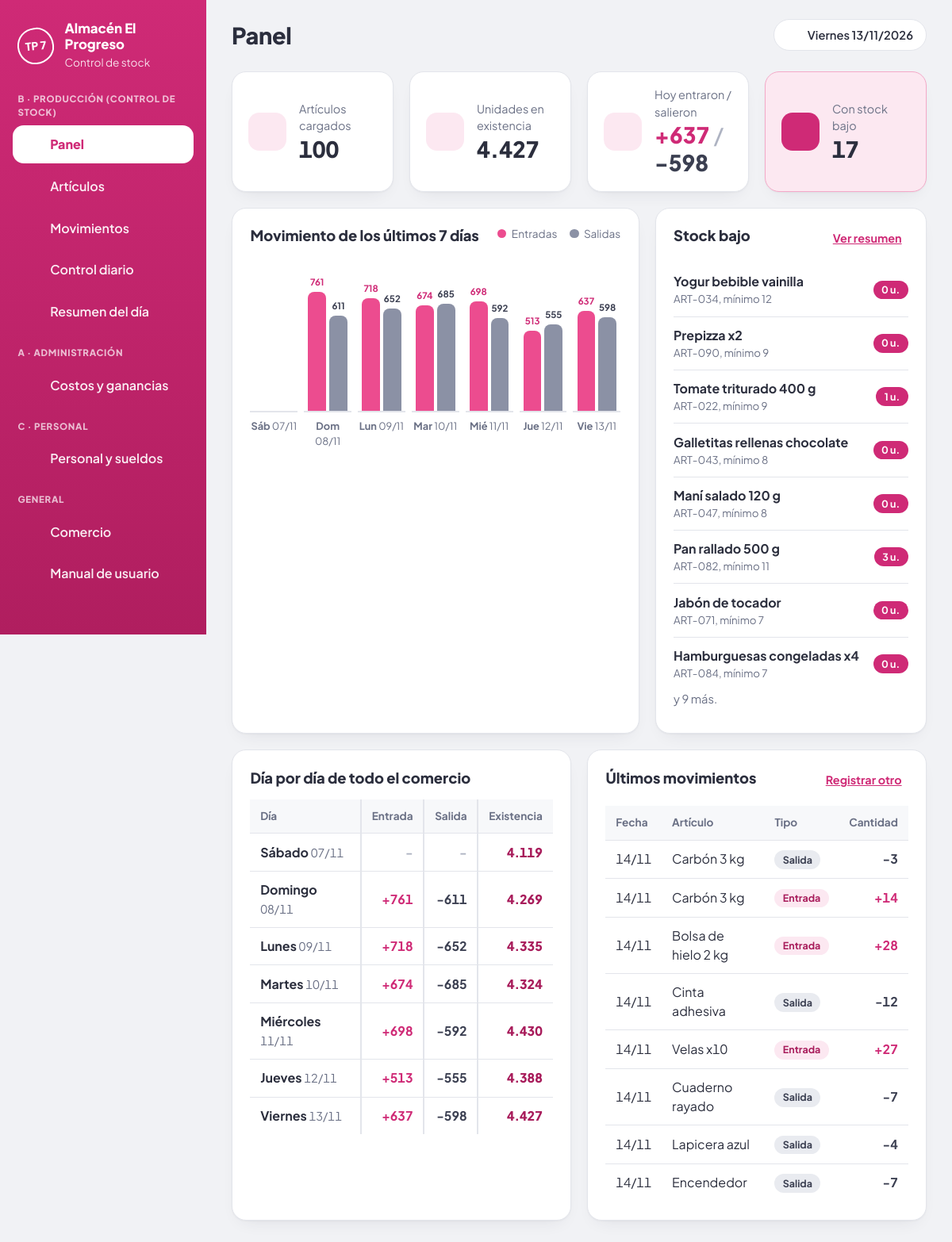
The page / on the database its author committed.
### tables this page shows
CREATE TABLE comercio (
  id          INT          NOT NULL PRIMARY KEY,
  nombre      VARCHAR(80)  NOT NULL,
  descripcion TEXT         NOT NULL,
  integrantes VARCHAR(120) NOT NULL DEFAULT '',
  ingreso     TEXT         NOT NULL
);

CREATE TABLE articulos (
  id            INT         NOT NULL AUTO_INCREMENT PRIMARY KEY,
  codigo        VARCHAR(20) NOT NULL UNIQUE,
  nombre        VARCHAR(80) NOT NULL,
  categoria     VARCHAR(40) NOT NULL DEFAULT 'Sin categoría',
  stock_inicial INT         NOT NULL DEFAULT 0,
  stock_minimo  INT         NOT NULL DEFAULT 5,
  creado        TIMESTAMP   NOT NULL DEFAULT CURRENT_TIMESTAMP,
  CHECK (stock_inicial >= 0),
  CHECK (stock_minimo >= 0)
);

CREATE TABLE movimientos (
  id          INT          NOT NULL AUTO_INCREMENT PRIMARY KEY,
  articulo_id INT          NOT NULL,
  fecha       DATE         NOT NULL,
  tipo        ENUM('entrada','salida') NOT NULL,
  cantidad    INT          NOT NULL,
  nota        VARCHAR(80)  NOT NULL DEFAULT '',
  creado      TIMESTAMP    NOT NULL DEFAULT CURRENT_TIMESTAMP,
  INDEX idx_fecha (fecha),
  INDEX idx_articulo_fecha (articulo_id, fecha),
  CONSTRAINT fk_mov_articulo FOREIGN KEY (articulo_id) REFERENCES articulos(id) ON DELETE CASCADE,
  CHECK (cantidad > 0)
);

### config.php (called while the page is built, shortened)
<?php
function db(): PDO
{
    static $pdo = null;
    if ($pdo === null) {
        $pdo = new PDO(
            'mysql:host=' . DB_HOST . ';dbname=' . DB_NAME . ';charset=utf8mb4',
            DB_USER,
            DB_PASS,
            [
                PDO::ATTR_ERRMODE            => PDO::ERRMODE_EXCEPTION,
                PDO::ATTR_DEFAULT_FETCH_MODE => PDO::FETCH_ASSOC,
                PDO::ATTR_EMULATE_PREPARES   => false,
            ]
        );
    }
    return $pdo;
}

### index.php (the view, shortened to what this page needs)
<?php
$titulo = 'Panel';
$activo = 'index.php';
require __DIR__ . '/includes/cabecera.php';
$filas    = existencias_al($hoy);
$unidades = 0;
$bajos    = [];
foreach ($filas as $f) {
    $unidades += $f['existencia'];
    if ($f['existencia'] <= $f['stock_minimo']) {
        $bajos[] = $f;
    }
}
usort($bajos, function ($a, $b) {
    return ($a['existencia'] - $a['stock_minimo']) <=> ($b['existencia'] - $b['stock_minimo']);
});
$st = $pdo->prepare(
    "SELECT COALESCE(SUM(CASE WHEN tipo = 'entrada' THEN cantidad END), 0) AS ent,
            COALESCE(SUM(CASE WHEN tipo = 'salida'  THEN cantidad END), 0) AS sal,
            COUNT(*) AS cantidad
     FROM movimientos WHERE fecha = :f"
);
$st->execute([':f' => $hoy]);
$mh = $st->fetch();
$desde = sumar_dias($hoy, -6);
$st = $pdo->prepare(
    "SELECT fecha, tipo, SUM(cantidad) AS total
     FROM movimientos WHERE fecha BETWEEN :d AND :h
     GROUP BY fecha, tipo"
);
$st->execute([':d' => $desde, ':h' => $hoy]);
$por_dia = [];
foreach ($st->fetchAll() as $r) {
    $por_dia[$r['fecha']][$r['tipo']] = (int)$r['total'];
}
$st = $pdo->prepare(
    "SELECT (SELECT COALESCE(SUM(stock_inicial), 0) FROM articulos)
          + COALESCE((SELECT SUM(IF(tipo = 'entrada', cantidad, -cantidad))
                      FROM movimientos WHERE fecha < :d), 0)"
);
$st->execute([':d' => $desde]);
$saldo = (int)$st->fetchColumn();
$serie = [];
$max   = 1;
for ($i = 6; $i >= 0; $i--) {
    $fecha = sumar_dias($hoy, -$i);
    $ent   = $por_dia[$fecha]['entrada'] ?? 0;
    $sal   = $por_dia[$fecha]['salida'] ?? 0;
    $saldo += $ent - $sal;
    $serie[] = ['fecha' => $fecha, 'ent' => $ent, 'sal' => $sal, 'exi' => $saldo];
    $max = max($max, $ent, $sal);
}
$ultimos = $pdo->query(
    "SELECT m.fecha, m.tipo, m.cantidad, a.codigo, a.nombre
     FROM movimientos m
     JOIN articulos a ON a.id = m.articulo_id
     ORDER BY m.fecha DESC, m.id DESC
     LIMIT 8"
)->fetchAll();
$alto_grafico = 150;
?>
<section class="kpis" aria-label="Totales de hoy">
    <article class="kpi">
        <span class="kpi-icono"><?= icono('articulos') ?></span>
        <div>
            <p>Artículos cargados</p>
            <strong><?= n(count($filas)) ?></strong>
        </div>
    </article>
    <article class="kpi">
        <span class="kpi-icono"><?= icono('unidades') ?></span>
        <div>
            <p>Unidades en existencia</p>
            <strong><?= n($unidades) ?></strong>
        </div>
    </article>
    <article class="kpi">
        <span class="kpi-icono"><?= icono('movimientos') ?></span>
        <div>
            <p>Hoy entraron / salieron</p>
            <strong><span class="ent">+<?= n($mh['ent']) ?></span> <span class="separador">/</span> <span class="sal">-<?= n($mh['sal']) ?></span></strong>
        </div>
    </article>
    <article class="kpi<?= count($bajos) ? ' kpi-alerta' : '' ?>">
        <span class="kpi-icono"><?= icono('alerta') ?></span>
        <div>
            <p>Con stock bajo</p>
            <strong><?= n(count($bajos)) ?></strong>
        </div>
    </article>
</section>
<div class="rejilla dos-col">
    <section class="tarjeta">
        <div class="tarjeta-cab">
            <h2>Movimiento de los últimos 7 días</h2>
            <ul class="leyenda">
                <li><span class="punto p-ent"></span>Entradas</li>
                <li><span class="punto p-sal"></span>Salidas</li>
            </ul>
        </div>
        <div class="grafico" role="img" aria-label="Entradas y salidas de cada uno de los últimos 7 días">
            <?php foreach ($serie as $d):
                $h_ent = $d['ent'] > 0 ? max(4, (int)round($d['ent'] / $max * $alto_grafico)) : 0;
                $h_sal = $d['sal'] > 0 ? max(4, (int)round($d['sal'] / $max * $alto_grafico)) : 0;
            ?>
                <div class="col">
                    <div class="barras">
                        <div class="barra b-ent" style="height: <?= $h_ent ?>px">
                            <?php if ($d['ent'] > 0): ?><span class="val"><?= n($d['ent']) ?></span><?php endif; ?>
                        </div>
                        <div class="barra b-sal" style="height: <?= $h_sal ?>px">
                            <?php if ($d['sal'] > 0): ?><span class="val"><?= n($d['sal']) ?></span><?php endif; ?>
                        </div>
                    </div>
                    <div class="etq"><b><?= e(mb_substr(dia_semana($d['fecha']), 0, 3)) ?></b> <?= e(fmt_corta($d['fecha'])) ?></div>
                </div>
            <?php endforeach; ?>
        </div>
    </section>
    <section class="tarjeta">
        <div class="tarjeta-cab">
            <h2>Stock bajo</h2>
            <a class="enlace" href="resumen.php">Ver resumen</a>
        </div>
        <?php if (!$bajos): ?>
            <p class="vacio">Ningún artículo está en su stock mínimo.</p>
        <?php else: ?>
            <ul class="lista-bajos">
                <?php foreach (array_slice($bajos, 0, 8) as $b): ?>
                    <li>
                        <div>
                            <strong><?= e($b['nombre']) ?></strong>
                            <small><?= e($b['codigo']) ?>, mínimo <?= n($b['stock_minimo']) ?></small>
                        </div>
                        <span class="insignia bajo"><?= n($b['existencia']) ?> u.</span>
                    </li>
                <?php endforeach; ?>
            </ul>
            <?php if (count($bajos) > 8): ?>
                <p class="suave">y <?= n(count($bajos) - 8) ?> más.</p>
            <?php endif; ?>
        <?php endif; ?>
    </section>
</div>
<div class="rejilla dos-col iguales">
    <section class="tarjeta">
        <div class="tarjeta-cab">
            <h2>Día por día de todo el comercio</h2>
        </div>
        <div class="tabla-wrap">
            <table class="tabla tabla-dia">
                <thead>
                    <tr>
                        <th>Día</th>
                        <th class="num">Entrada</th>
                        <th class="num">Salida</th>
                        <th class="num">Existencia</th>
                    </tr>
                </thead>
                <tbody>
                    <?php foreach ($serie as $d): ?>
                        <tr>
                            <td><b><?= e(dia_semana($d['fecha'])) ?></b> <span class="suave"><?= e(fmt_corta($d['fecha'])) ?></span></td>
                            <td class="num ent"><?= $d['ent'] ? '+' . n($d['ent']) : '<span class="raya">-</span>' ?></td>
                            <td class="num sal"><?= $d['sal'] ? '-' . n($d['sal']) : '<span class="raya">-</span>' ?></td>
                            <td class="num exi"><?= n($d['exi']) ?></td>
                        </tr>
                    <?php endforeach; ?>
                </tbody>
            </table>
        </div>
    </section>
    <section class="tarjeta">
        <div class="tarjeta-cab">
            <h2>Últimos movimientos</h2>
            <a class="enlace" href="movimientos.php">Registrar otro</a>
        </div>
        <?php if (!$ultimos): ?>
            <p class="vacio">Todavía no se registró ningún movimiento.</p>
        <?php else: ?>
            <div class="tabla-wrap">
                <table class="tabla">
                    <thead>
                        <tr><th>Fecha</th><th>Artículo</th><th>Tipo</th><th class="num">Cantidad</th></tr>
                    </thead>
                    <tbody>
                        <?php foreach ($ultimos as $m): ?>
                            <tr>
                                <td><?= e(fmt_corta($m['fecha'])) ?></td>
                                <td><?= e($m['nombre']) ?></td>
                                <td><span class="insignia <?= $m['tipo'] === 'entrada' ? 'ent' : 'sal' ?>"><?= $m['tipo'] === 'entrada' ? 'Entrada' : 'Salida' ?></span></td>
                                <td class="num <?= $m['tipo'] === 'entrada' ? 'ent' : 'sal' ?>"><?= $m['tipo'] === 'entrada' ? '+' : '-' ?><?= n($m['cantidad']) ?></td>
                            </tr>
                        <?php endforeach; ?>
                    </tbody>
                </table>
            </div>
        <?php endif; ?>
    </section>
</div>
<?php require __DIR__ . '/includes/pie.php'; ?>

### includes/cabecera.php (shortened to what this page needs)
<?php
require_once __DIR__ . '/funciones.php';
try {
    $comercio = datos_comercio();
} catch (PDOException $ex) {
    http_response_code(500);
    ?>
<!DOCTYPE html>
<html lang="es">
<head>
    <meta charset="UTF-8">
    <meta name="viewport" content="width=device-width, initial-scale=1">
    <title>Error de conexión</title>
    <link rel="stylesheet" href="css/estilos.css">
</head>
<body class="pagina-error">
    <div class="tarjeta error-db">
        <h1>No se pudo conectar a la base de datos</h1>
        <p>Revisá que MySQL esté encendido, que hayas importado <code>database.sql</code>
           y que los datos de <code>config.php</code> sean correctos.</p>
        <p class="suave">Detalle técnico: <?= e($ex->getMessage()) ?></p>
    </div>
</body>
</html>
    <?php
    exit;
}
$hoy    = hoy();
$titulo = $titulo ?? 'Panel';
$activo = $activo ?? '';
$menu = [
    'B · Producción (control de stock)' => [
        'index.php'       => ['Panel',           'panel'],
        'articulos.php'   => ['Artículos',       'articulos'],
        'movimientos.php' => ['Movimientos',     'movimientos'],
        'control.php'     => ['Control diario',  'control'],
        'resumen.php'     => ['Resumen del día', 'resumen'],
    ],
    'A · Administración' => [
        'administracion.php' => ['Costos y ganancias', 'administracion'],
    ],
    'C · Personal' => [
        'personal.php'    => ['Personal y sueldos', 'personal'],
    ],
    'General' => [
        'comercio.php'    => ['Comercio',         'comercio'],
        'manual.html'     => ['Manual de usuario', 'manual'],
    ],
];
?>
<!DOCTYPE html>
<html lang="es">
<head>
    <link rel="stylesheet" href="css/estilos.css">
</head>
<body>
<div class="app">
    <aside class="lateral">
        <div class="marca">
            <span class="sello" aria-hidden="true">TP 7</span>
            <div>
                <strong><?= e($comercio['nombre']) ?></strong>
                <small>Control de stock</small>
            </div>
        </div>
        <nav class="menu" aria-label="Secciones">
            <?php foreach ($menu as $grupo => $items): ?>
                <p class="menu-titulo"><?= e($grupo) ?></p>
                <?php foreach ($items as $archivo => $item): ?>
                    <a href="<?= e($archivo) ?>"<?= $archivo === $activo ? ' class="activo" aria-current="page"' : '' ?>>
                        <?= icono($item[1]) ?><span><?= e($item[0]) ?></span>
                    </a>
                <?php endforeach; ?>
            <?php endforeach; ?>
        </nav>
    </aside>
    <div class="contenido">
        <header class="barra-sup">
            <h1><?= e($titulo) ?></h1>
            <p class="fecha-hoy"><?= icono('hoy') ?><?= e(dia_semana($hoy)) ?> <?= e(fmt_fecha($hoy)) ?></p>
        </header>
        <main>

### rows shown on the page
comercio: nombre "Almacén El Progreso"
articulos: nombre "Yogur bebible vainilla", codigo "ART-034", stock_minimo "12", existencia "0"
articulos: nombre "Prepizza x2", codigo "ART-090", stock_minimo "9", existencia "0"
articulos: nombre "Tomate triturado 400 g", codigo "ART-022", stock_minimo "9", existencia "1"
articulos: nombre "Galletitas rellenas chocolate", codigo "ART-043", stock_minimo "8", existencia "0"
articulos: nombre "Maní salado 120 g", codigo "ART-047", stock_minimo "8", existencia "0"
articulos: nombre "Pan rallado 500 g", codigo "ART-082", stock_minimo "11", existencia "3"
articulos: nombre "Jabón de tocador", codigo "ART-071", stock_minimo "7", existencia "0"
articulos: nombre "Hamburguesas congeladas x4", codigo "ART-084", stock_minimo "7", existencia "0"
movimientos: fecha "14/11", articulo.nombre "Carbón 3 kg", tipo "Salida", cantidad "3"
movimientos: fecha "14/11", articulo.nombre "Carbón 3 kg", tipo "Entrada", cantidad "14"
movimientos: fecha "14/11", articulo.nombre "Bolsa de hielo 2 kg", tipo "Entrada", cantidad "28"
movimientos: fecha "14/11", articulo.nombre "Cinta adhesiva", tipo "Salida", cantidad "12"
movimientos: fecha "14/11", articulo.nombre "Velas x10", tipo "Entrada", cantidad "27"
movimientos: fecha "14/11", articulo.nombre "Cuaderno rayado", tipo "Salida", cantidad "7"
movimientos: fecha "14/11", articulo.nombre "Lapicera azul", tipo "Salida", cantidad "4"
movimientos: fecha "14/11", articulo.nombre "Encendedor", tipo "Salida", cantidad "7"

### other values the page prints
$grupo "B · PRODUCCIÓN (CONTROL DE STOCK)"
$item[0] "Panel"
$item[0] "Artículos"
$item[0] "Movimientos"
$item[0] "Control diario"
$item[0] "Resumen del día"
$grupo "A · ADMINISTRACIÓN"
$item[0] "Costos y ganancias"
$grupo "C · PERSONAL"
$item[0] "Personal y sueldos"
$grupo "GENERAL"
$item[0] "Comercio"
$item[0] "Manual de usuario"
$titulo "Panel"
dia_semana($hoy) "Viernes"
